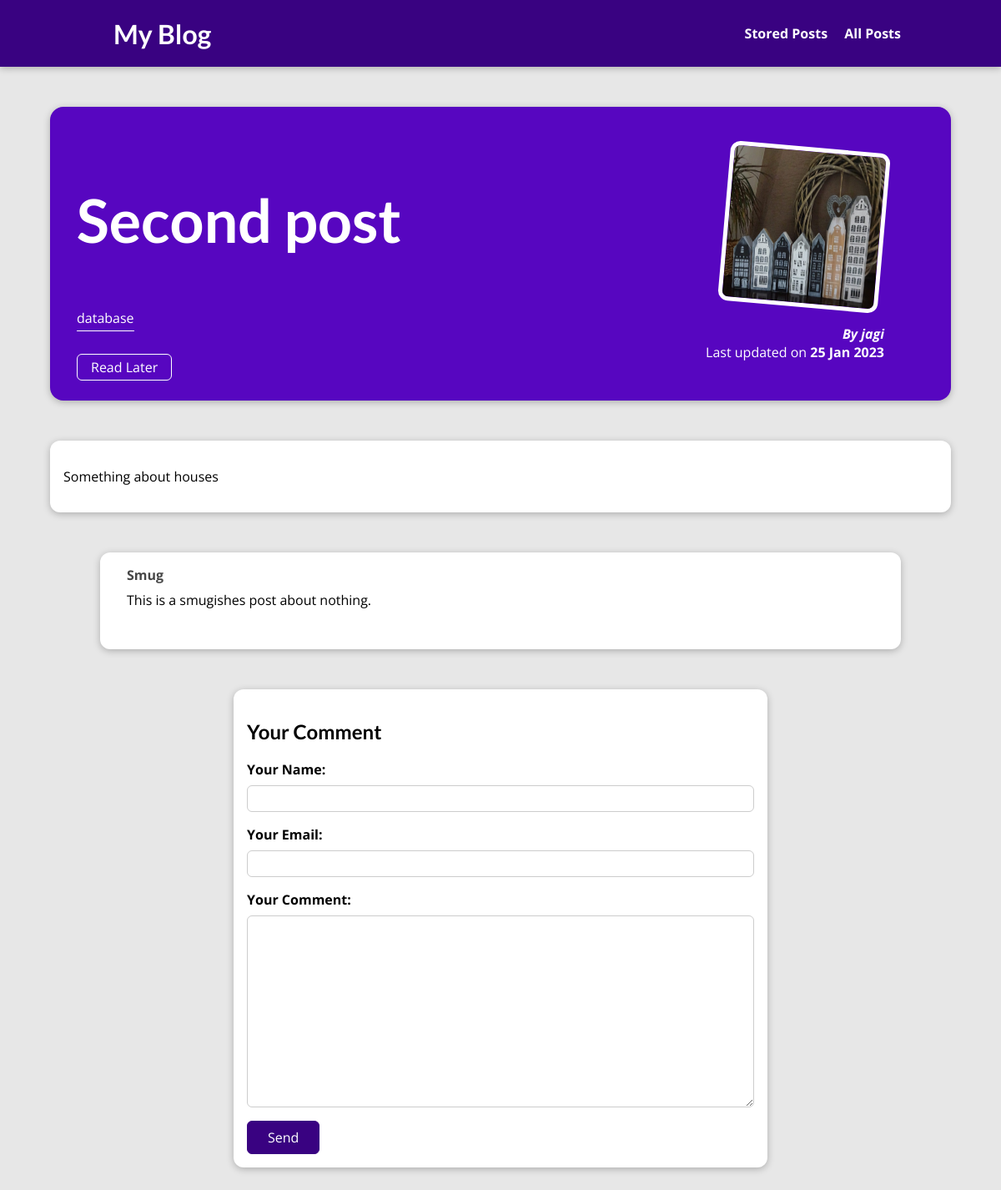
/blog/posts/second-post, run on the app's committed database.
### blog/models.py (models this page shows, shortened)
class Post(models.Model):
    title = models.CharField(max_length=200, unique=True)
    image = models.ImageField(upload_to="images/blog")
    slug = models.SlugField(max_length=200, unique=True, null=False, db_index=True)
    author = models.ForeignKey(Author, on_delete= models.CASCADE, related_name='posts')
    updated_on = models.DateTimeField(auto_now= True)
    content = models.TextField()
    created_on = models.DateTimeField(auto_now_add=True)
    status = models.IntegerField(choices=STATUS, default=0)
    tags = models.ManyToManyField(Tag)
    class Meta:
        ordering = ['-created_on']

class Tag(models.Model):
    caption = models.CharField(max_length=100, unique=True)

class Author(models.Model):
    first_name = models.CharField(max_length=200)
    last_name = models.CharField(max_length=200)
    nickname = models.CharField(max_length=200, default=User, null=False, unique=True)
    email = models.EmailField()
    def __str__(self):
        return self.nickname

class Comment(models.Model):
    user_name = models.CharField(max_length=200)
    user_email = models.EmailField(null=True)
    content = models.TextField(max_length=400)
    commented_post = models.ForeignKey(Post, on_delete= models.CASCADE, related_name="comments")
    created_on = models.DateTimeField(auto_now_add=True)
    class Meta:
        ordering = ['-created_on']

### blog/views.py (the view)
# urls.py: path("posts/<slug:slug>", views.PostDetail.as_view(), name="post-detail-page"),
class PostDetail(View):
    template_name = "blog/post-detail.html"
    model = Post
    def is_stored_post(self, request, post_id):
        stored_posts = request.session.get("stored_posts")
        if stored_posts is not None:
          is_saved_for_later = post_id in stored_posts
        else:
          is_saved_for_later = False
        return is_saved_for_later
    def get(self, request, slug):
        post = Post.objects.get(slug=slug)
        context = {
            "post": post,
            "tags": post.tags.all(),
            "comment_form": CommentForm(),
            "comments": post.comments.all(),
            "saved_for_later": self.is_stored_post(request, post.id)
        }
        return render( request, "blog/post-detail.html", context)
    def post(self, request, slug):
        comment_form = CommentForm(request.POST)
        post = Post.objects.get(slug=slug)
        if comment_form.is_valid():
            comment = comment_form.save(commit=False)
            post = Post.objects.get(slug=slug)
            comment.commented_post = post
            comment.save()
            return HttpResponseRedirect(reverse("post-detail-page", args=[slug]))
        context = {
            "post": post,
            "tags": post.tags.all(),
            "comment_form": comment_form,
            "comments": post.comments.all(),
            "saved_for_later": self.is_stored_post(request, post.id)
        }
        return render( request, "blog/post-detail.html", context)

### blog/forms.py
class CommentForm(forms.ModelForm):
    class Meta:
        model = Comment
        exclude = ["commented_post", "created_on"]
        labels = {
            "user_name": "Your Name",
            "user_email": "Your Email",
            "content": "Your Comment"
        }

### blog/templates/blog/post-detail.html (shortened to what this page needs)
{% extends "base.html" %}
{% load static %}
{% block css_files %}
<link rel="stylesheet" href="{% static 'blog/post-detail.css' %}">
<link rel="stylesheet" href="{% static 'blog/all-posts.css' %}">
{% endblock %}
{% block content %}
<section id="summary">
    <h2>{{post.title}}</h2>
    <div>
        {% for tag in tags %}
            <span class="tag">{{ tag.caption }}</span>
        {% endfor %}
    </div>
    <div id="read-later">
        <form action="{% url "read-later" %}" method="POST">
          <button>
            {% if saved_for_later %}
              Remove from "Read Later" List
            {% else %}
              Read Later
            {% endif %}
          </button>
        </form>
      </div>
    <article>
        <img src="{{ post.image.url }}" alt="{{ post.image }}">
        <address>By <a href="mailto:{{post.author.email}}"> {{post.author}}</a></address>
        <div>
            Last updated on <time>{{post.updated_on|date:"d M Y"}}</time>
        </div>
    </article>
</section>
<main>
    <p>
        {{post.content|linebreaks}}
    </p>
</main>
{% if comments %}
<section id="comments">
<ul>
    {% for comment in comments %}
    <li>
        <h4>{{comment.user_name}}</h4>
        <p>{{comment.content|linebreaks}}<p>
    </li>
    {% endfor %}
</ul>
</section>
{% endif %}
<div id="comment-form">
    <h2>Your Comment</h2>
    <form  action="{% url "post-detail-page" post.slug %}" method="POST">
        {% for field in comment_form%}
            <div class="form-control {% if field.errors %}invalid{%endif%}">
                {{ field.label_tag }}
                {{ field }}
            </div>
        {% endfor %}
        <button type="submit">Send</button>
    </form>
</div>
{% endblock %}

### templates/base.html (shortened to what this page needs)
{% load static %}
<!DOCTYPE html>
<html lang="en">
  <head>
    <link rel="stylesheet" href="{% static 'app.css' %}">
    {% block css_files %}{% endblock %}
  </head>
  <body>
    <header id="main-navigation">
      <h1> <a href="{% url 'starting-page' %}">My Blog</a></h1>
      <nav>
        <a href="{% url "read-later" %}">Stored Posts</a>
          <a href="{% url 'posts-page' %}">All Posts</a>
      </nav>
  </header>
    {% block content %}{% endblock %}
  </body>
</html>

### static/app.css (style rules this page uses)
* { box-sizing: border-box; }
html { font-family: 'Open Sans', 'Lato', sans-serif; }
body { margin: 0; }
h1, h2, h3 { font-family: 'Lato', sans-serif; font-weight: bold; }
#main-navigation { width: 100%; height: 5rem; display: flex; justify-content: space-between; align-items: center; padding: 0 10%; position: absolute; top: 0; left: 0; }
#main-navigation a { text-decoration: none; color: white; font-weight: bold; margin-left: 1rem; }

### blog/static/blog/post-detail.css (style rules this page uses)
body { background-color: #e7e7e7; }
#main-navigation { background-color: #390281; box-shadow: 0 2px 8px rgba(0, 0, 0, 0.25); }
#summary { margin: 8rem auto 3rem auto; padding: 2rem; width: 90%; max-width: 90rem; border-radius: 16px; background-color: #5706c0; position: relative; box-shadow: 0 2px 8px rgba(0, 0, 0, 0.25); height: 22rem; }
#summary h2 { color: white; font-size: 4.5rem; margin-bottom: 4rem; }
#summary article { position: absolute; top: 2rem; right: 3rem; padding: 1rem 2rem; border-radius: 12px; text-align: right; color: white; }
#summary article img { width: 12rem; height: 12rem; border-radius: 12px; transform: rotateZ(5deg); border: 5px solid white; margin-bottom: 1rem; }
#summary address { font-weight: bold; }
#summary a { color: white; text-decoration: none; }
#summary time { font-weight: bold; }
#read-later { margin: 2rem 0; }
#read-later button { border: white solid 1px; background-color: transparent; padding: 0.25rem 1rem; font: inherit; color: white; cursor: pointer; border-radius: 6px; }
main { width: 90%; max-width: 90rem; margin: 3rem auto; background-color: white; padding: 1rem; border-radius: 12px; box-shadow: 0 2px 8px rgba(0, 0, 0, 0.25); }
.tag { color: white; margin-right: 1rem; padding: 0.25rem 0; border-bottom: white solid 1px; }
#comment-form { margin: 3rem auto; width: 90%; max-width: 40rem; border-radius: 12px; background-color: white; box-shadow: 0 2px 8px rgba(0, 0, 0, 0.25); padding: 1rem; }
#comment-form button { font: inherit; background-color: #390281; color: white; border: 1px solid #390281; padding: 0.5rem 1.5rem; border-radius: 6px; cursor: pointer; }
.form-control { margin-bottom: 1rem; }
.form-control label { font-weight: bold; margin-bottom: 0.5rem; display: block; }
.form-control input, .form-control textarea { display: block; width: 100%; font: inherit; padding: 0.25rem; border-radius: 6px; border: 1px solid #ccc; }
#comments { margin: 3rem auto; width: 90%; max-width: 60rem; border-radius: 12px; background-color: white; box-shadow: 0 2px 8px rgba(0, 0, 0, 0.25); padding: 1rem 2rem; }
#comments ul { list-style: none; margin: 0; padding: 0; display: block; }
#comments li { margin-bottom: 1rem; border-bottom: 2px solid #ccc; }
#comments li:last-of-type { border-bottom: none; }
#comments h4 { color: #464646; margin: 0; padding: 0; }
#comments p { margin: 0; padding: 0 0 0.5rem 0; }

### blog/static/blog/all-posts.css (style rules this page uses)
body { background-color: #e7e7e7; }
#main-navigation { background-color: #390281; box-shadow: 0 2px 8px rgba(0, 0, 0, 0.25); }
ul { list-style: none; margin: 0; padding: 0; display: grid; grid-template-columns: repeat(auto-fill, minmax(17rem, 1fr)); gap: 1.5rem; }

### data on the page
Post: title "Second post", image (picture), author "jagi", updated_on "25 Jan 2023", content "Something about houses"
Tag: caption "database"
Comment: user_name "Smug", content "This is a smugishes post about nothing."

### other printed values
{{ field.label_tag }} "Your Name:" "Your Email:" "Your Comment:"
